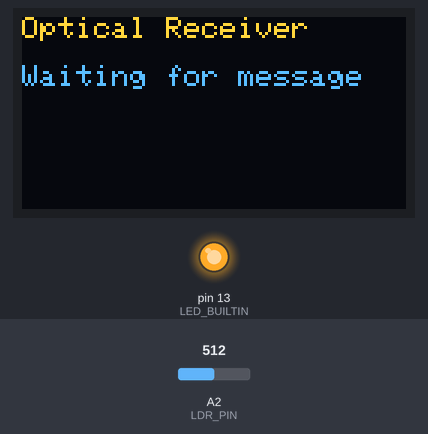
The sketch below on a simulated Arduino Uno, built with avr-gcc and run on an emulated ATmega328P. Shown: 128×64 one-colour display, output pins drawn as LEDs (lit = HIGH). Inputs (shaded band) come from the test bench; at power-on: A2 (LDR_PIN) = 512. The OLED is the two-colour kind (top 16 rows yellow); what the sketch prints to the serial monitor is not drawn.

Above: at 1.2 s.
1.3 s: A2 (LDR_PIN) set to 96
2.8 s: A2 (LDR_PIN) set to 80
At 4.3 s:
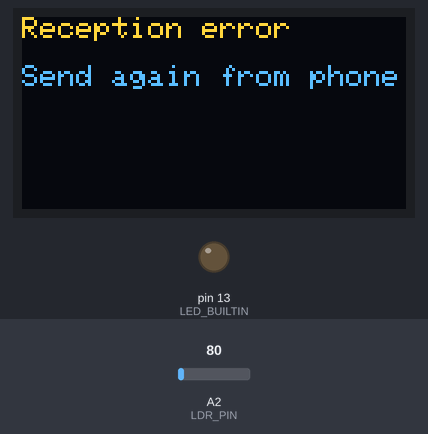
4.7 s: A2 (LDR_PIN) set to 100
At 5.1 s:
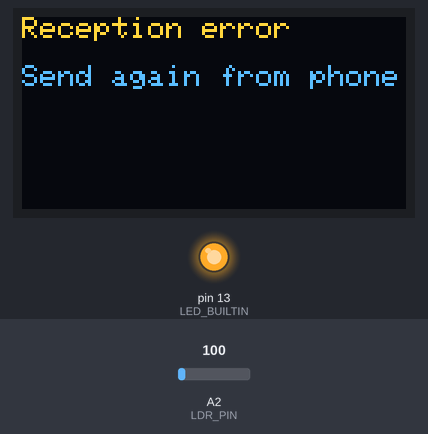
6.2 s: A2 (LDR_PIN) set to 22
At 7.4 s:
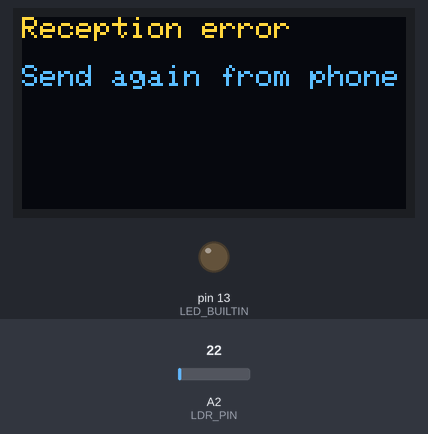
7.7 s: A2 (LDR_PIN) set to 122
At 8.6 s:
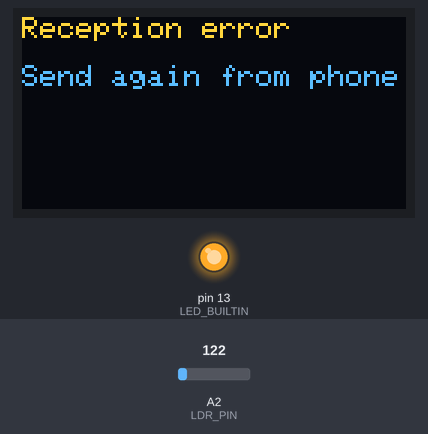
Timing chart, 0 to 10.2 s (numbered marks = the images above; inputs shaded):
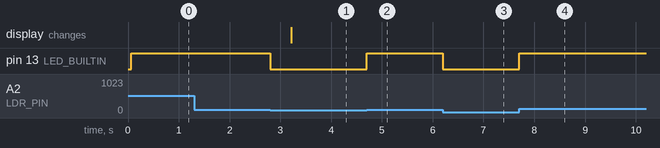

The sketch:

UNO_OLED_RX.ino
```cpp
#include <Wire.h>
#include <Adafruit_GFX.h>
#include <Adafruit_SSD1306.h>

const int LDR_PIN = A2;
const int THRESHOLD = 90;
const unsigned long BIT_US = 40000UL;
const unsigned long SYNC_MS = 1000;
const unsigned long TIMEOUT_MS = 2000;
Adafruit_SSD1306 display(128, 64, &Wire, -1);
char message[81];
byte messageLength = 0;
bool synchronized = false, receiving = false;
bool previousLight = false, timingHigh = false;
unsigned long highSince = 0, lastByteAt = 0;

bool readLight() { return analogRead(LDR_PIN) > THRESHOLD; }
void waitUntil(unsigned long target) {
  while ((long)(micros() - target) < 0) {}
}
bool receiveByte(unsigned long startTime, byte &value) {
  waitUntil(startTime + BIT_US / 2);
  if (readLight()) return false;
  value = 0;
  for (int i = 0; i < 8; ++i) {
    waitUntil(startTime + BIT_US + BIT_US / 2 + (unsigned long)i * BIT_US);
    if (readLight()) value |= (1 << i);
  }
  waitUntil(startTime + 9 * BIT_US + BIT_US / 2);
  return readLight();
}
bool respondsAt(byte address) {
  Wire.beginTransmission(address);
  return Wire.endTransmission() == 0;
}
void showScreen(const __FlashStringHelper *title, const char *text) {
  display.clearDisplay();
  display.setTextSize(1);
  display.setTextColor(SSD1306_WHITE);
  display.setCursor(0, 0);
  display.println(title);
  display.setCursor(0, 16);
  display.print(text);
  display.display();
}
void resetReception() {
  synchronized = receiving = timingHigh = false;
  messageLength = 0;
  previousLight = readLight();
}
void receptionFailed() {
  Serial.println(F("[Reception error]"));
  showScreen(F("Reception error"), "Send again from phone");
  resetReception();
}
void setup() {
  Serial.begin(9600);
  pinMode(LED_BUILTIN, OUTPUT);
  Wire.begin();
  byte address = 0x3C;
  if (!respondsAt(address)) {
    address = 0x3D;
    if (!respondsAt(address)) {
      Serial.println(F("OLED not detected"));
      while (true) {}
    }
  }
  if (!display.begin(SSD1306_SWITCHCAPVCC, address)) {
    Serial.println(F("OLED initialization failed"));
    while (true) {}
  }
  display.setTextWrap(true);
  showScreen(F("Optical Receiver"), "Waiting for message");
  resetReception();
}
void loop() {
  bool light = readLight();
  digitalWrite(LED_BUILTIN, light);
  if (!synchronized) {
    if (light) {
      if (!timingHigh) { highSince = millis(); timingHigh = true; }
      if (millis() - highSince >= SYNC_MS) {
        synchronized = true;
        previousLight = true;
      }
    } else timingHigh = false;
    return;
  }
  if (receiving && millis() - lastByteAt > TIMEOUT_MS) {
    receptionFailed();
    return;
  }
  if (previousLight && !light) {
    unsigned long startTime = micros();
    byte received = 0;
    if (!receiveByte(startTime, received)) { receptionFailed(); return; }
    receiving = true;
    lastByteAt = millis();
    if (received == '\n') {
      message[messageLength] = '\0';
      showScreen(F("Received:"), message);
      Serial.println(message);
      resetReception();
      return;
    }
    if (received != '\r') {
      if (received < 32 || received > 126 || messageLength >= sizeof(message)-1) {
        receptionFailed();
        return;
      }
      message[messageLength++] = (char)received;
    }
    previousLight = true;
    return;
  }
  previousLight = light;
}
```

Measured:
- the behaviour switches between 91 and 90 on A2 (LDR_PIN) (found by bisection; images 0 and 1)
- after the input at 1.3 s, every drawn part: stays the same
- after the input at 2.8 s, pin 13 (LED_BUILTIN): HIGH → LOW at once; the display: changes after 0.41 s (image 1)
- after the input at 4.7 s, pin 13 (LED_BUILTIN): LOW → HIGH at once
- after the input at 6.2 s, pin 13 (LED_BUILTIN): HIGH → LOW at once
- after the input at 7.7 s, pin 13 (LED_BUILTIN): LOW → HIGH at once
